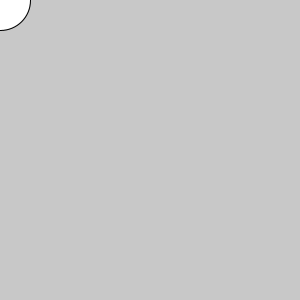
Frame 1 (no input)
Frame 60 (the mouse pressed at the canvas centre just before this capture): identical to frame 1, image omitted
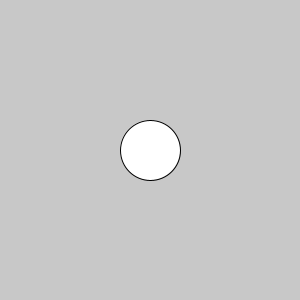
Frame 120 (the mouse held since frame 60 and released just before this capture)

The Processing sketch that drew these frames (run headless with seeded random() and noise(); from frame 60 on, the mouse is pressed at the canvas centre):

// Processing sketch: keypressed
// ── keypressed.pde
void setup(){
  size(300,300);
}

void draw(){
  background(200);
  
  if(keyPressed){
    if(key == 'b'){
      fill(0);
    }
    else if(key == 'g'){
      fill(80);
    }
    else if(key == 32){
      fill(180);
    }
  }
  else{
    fill(255);
  }
  
  ellipse(mouseX, mouseY, 60,60);
  
}
